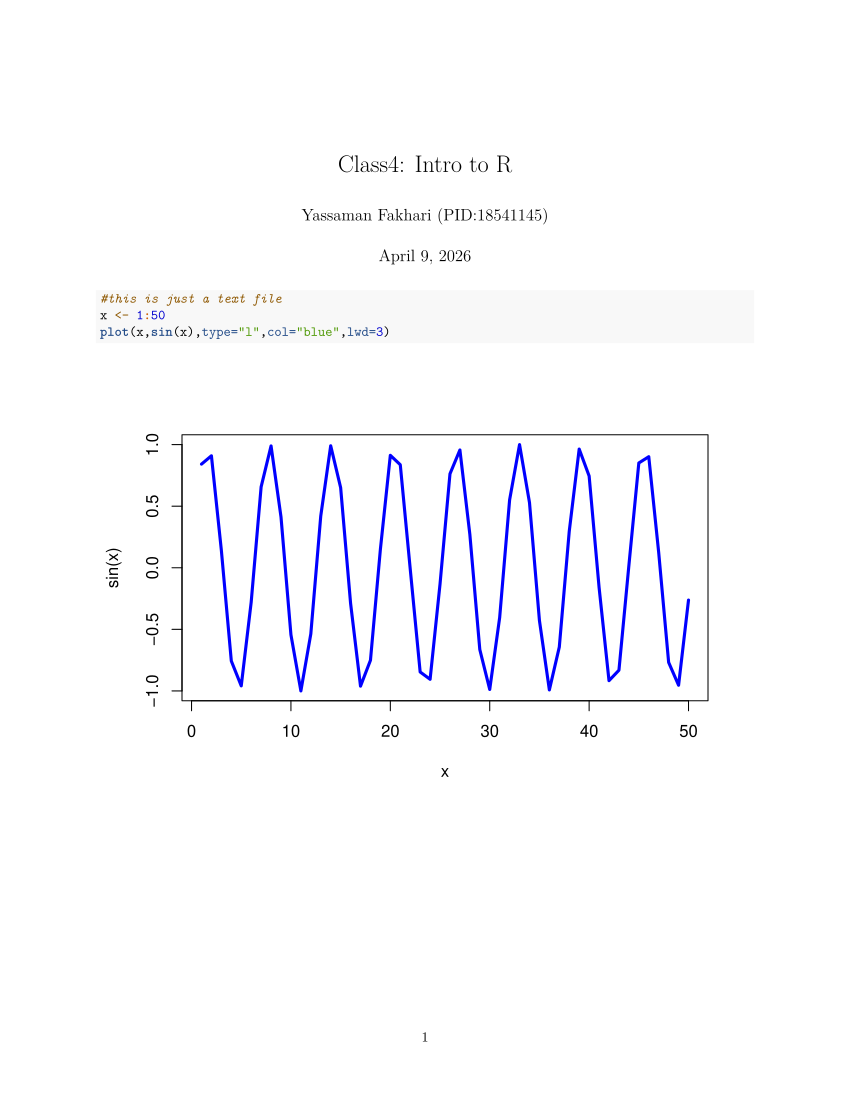

Source code (R):
#' ---
#' title: "Class4: Intro to R"
#' author: "Yassaman Fakhari (PID:18541145)"
#' date: "April 9, 2026"
#' ---
#this is just a text file 
x <- 1:50
plot(x,sin(x),type="l",col="blue",lwd=3)
